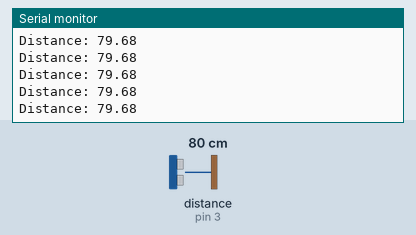
Bench run of a sketch on a simulated Arduino Uno, built with avr-gcc and run on an emulated ATmega328P. Parts: the last lines printed to the serial monitor. Wiring (inferred from the names in the program): ultrasonic range finder: trigger pin 4; echo pin 3. Inputs (shaded band) come from the test bench; at power-on: distance to the obstacle (sensor on pin 3) 80 cm. The echo pulse lasts 58.3 µs per cm; no radio packets arrive unless stated.

Above: at 1.2 s.
1.3 s: distance to the obstacle (sensor on pin 3) set to 2 cm
At 1.44 s:
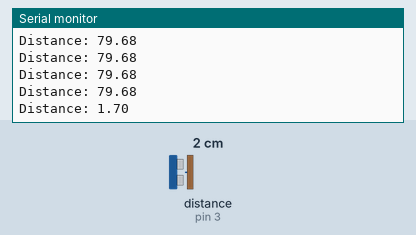
2.8 s: distance to the obstacle (sensor on pin 3) set to 120 cm
At 2.8 s:
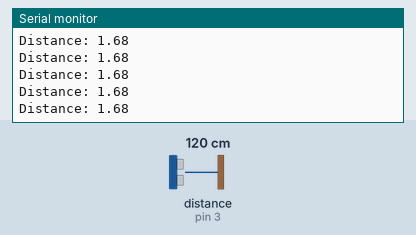
5.8 s: distance to the obstacle (sensor on pin 3) set to 60 cm
At 5.86 s:
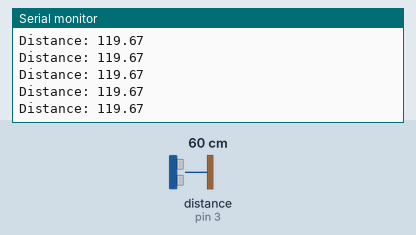
Timing chart, 0 to 8.8 s (numbered marks = the images above; inputs shaded):
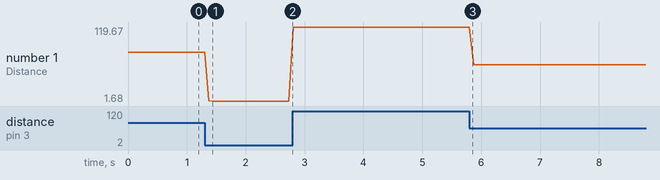

Measured:
- after the input at 1.3 s, the serial monitor: prints a new line after 0.07 s (image 1)
- plotted number 1: 79.68 → 1.68 after the input at 1.3 s, 1.68 → 119.67 after the input at 2.8 s, 119.67 → 59.68 after the input at 5.8 s

The sketch:

sonic_hand_2.ino
```cpp
#include <RH_ASK.h>
#include <SPI.h> // Not actually used but needed to compile

const int trigPin = 4;
const int echoPin = 3;

float duration, distance, timer;

RH_ASK driver;

void setup()
{
  pinMode(trigPin, OUTPUT);
  pinMode(echoPin, INPUT);
  Serial.begin(9600);    // Debugging only
  if (!driver.init())
    Serial.println("init failed");
}

void loop()
{
  digitalWrite(trigPin, LOW);
  delayMicroseconds(2);
  digitalWrite(trigPin, HIGH);
  delayMicroseconds(10);
  digitalWrite(trigPin, LOW);

  duration = pulseIn(echoPin, HIGH);
  distance = (duration*.0343)/2;
  timer = distance*5;

  Serial.print("Distance: ");
  Serial.println(distance);


    char buf[10];
    itoa(distance,buf, 10);
    driver.send((uint8_t *)buf, strlen(buf));
    driver.waitPacketSent();
    delay(10);
}
```
